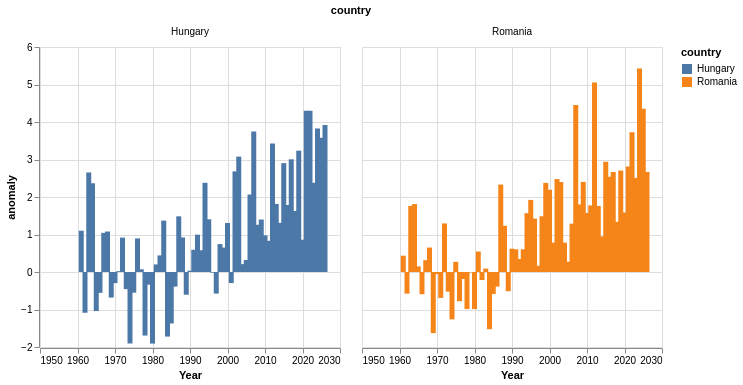

The code cell stored with this chart in its notebook:
### Code cell
alt.Chart(analysis_df).mark_bar().encode(
    x=alt.X(
        'year:Q',
        title='Year',
        axis=alt.Axis(
            format="d",
            tickMinStep=5,
        ),
    ),
    y='anomaly:Q',
    facet='country:N',
    color='country:N'
 ).properties(width=300)

### Figure 1 — Vega-Lite specification as saved in the notebook (floating-point values rounded to 4 significant figures; data arrays with more than 128 entries replaced by an {"elided": "..."} marker saying what was removed)
{"config": {"view": {"continuousWidth": 300, "continuousHeight": 300}}, "data": {"name": "data-e47d75737872eb06303b006dda6f50f8"}, "mark": {"type": "bar"}, "encoding": {"color": {"field": "country", "type": "nominal"}, "facet": {"field": "country", "type": "nominal"}, "x": {"axis": {"format": "d", "tickMinStep": 5}, "field": "year", "title": "Year", "type": "quantitative"}, "y": {"field": "anomaly", "type": "quantitative"}}, "width": 300, "$schema": "https://vega.github.io/schema/vega-lite/v6.4.1.json", "datasets": {"data-e47d75737872eb06303b006dda6f50f8": {"elided": "132 records"}}}
